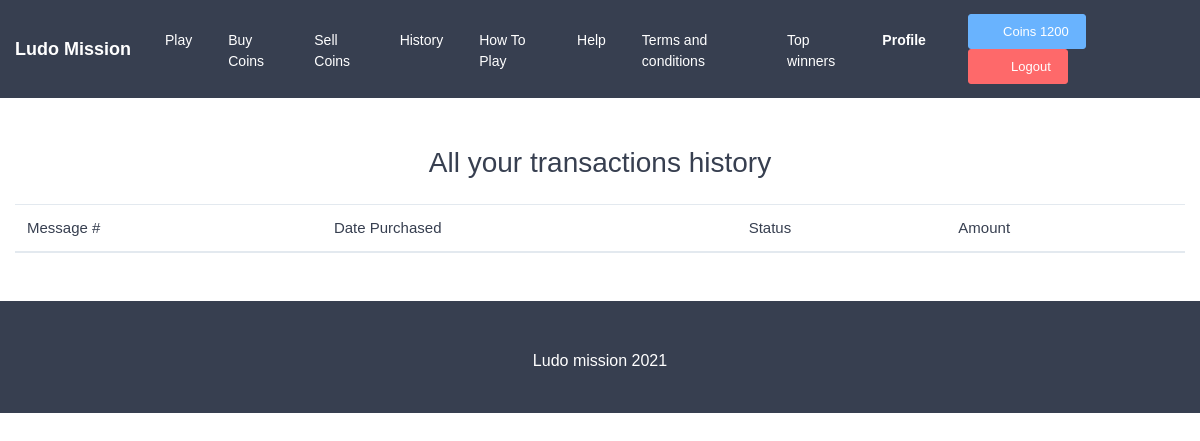
Before: /history (signed in) with the older database file.
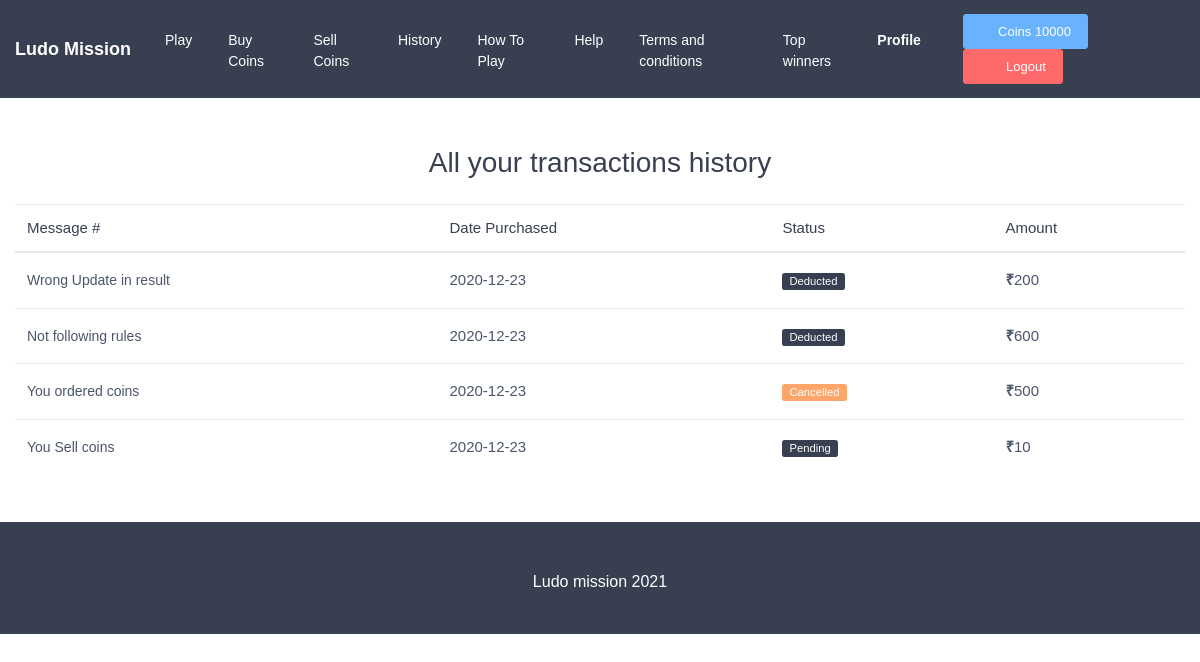
After: the same page with the newer database file.
### transaction/models.py (models this page shows, shortened)
class Penalty(models.Model):
    user = models.ForeignKey(User , on_delete=models.CASCADE)
    amount = models.IntegerField(default=0)
    reason = models.CharField(max_length=1000 , blank=True , null=True)
    created_at = models.DateTimeField(auto_now=True)

### home/views.py (the view, shortened to what this page needs)
# urls.py: path('history' , history , name="history"),
@login_required(login_url='/accounts/login/')
def history(request):
    if request.user.is_authenticated:
        set_coins(request)
    order_coins = OrderCoins.objects.filter(user = request.user)
    sell_coins = SellCoins.objects.filter(user = request.user)
    game_results = GameResult.objects.filter(user = request.user , game__is_over=True , game__status='OVER').exclude(result='PENDING')
    penalty = Penalty.objects.filter(user = request.user)
    results = []
    for p in penalty:
        result = {}
        result['amount'] = p.amount
        result['status'] = 'Deducted'
        result['message'] = p.reason
        result['created_at'] = str(p.created_at)[0:10]
        results.append(result)
    for order_coins in order_coins:
        result = {}
        result['amount'] = order_coins.amount
        if order_coins.status:
            result['status'] = 'Paid'
        else:
            result['status'] = 'Cancelled'
        result['message'] = 'You ordered coins'
        result['created_at'] = str(order_coins.created_at)[0:10]
        results.append(result)
    for sell_coin in sell_coins:
        result = {}
        result['amount'] = sell_coin.amount
        if sell_coin.is_paid:
            result['status'] = 'Paid'
        else:
            result['status'] = 'Pending'
        result['message'] = 'You Sell coins'
        result['created_at'] = str(sell_coin.created_at)[0:11]
        results.append(result)
    count = 0
    print(game_results)
    game_cron_job()
    history = sorted(results , key=lambda i:i ['created_at'])
    context = {'history' : history}
    return render(request , 'home/history.html' , context)

### game/helpers.py (called while the page is built, shortened)
def game_cron_job():
    games_obj = Game.objects.filter(status='RUNNING')

### home/helpers.py (called while the page is built)
def set_coins(request):
    profile = Profile.objects.filter(user=request.user).first()
    request.session['coins'] = profile.coins

### templates/home/history.html
{% extends "base.html" %}
{% block start %}
<div class="container mt-5">
    <h3 class="text-center mb-4">All your transactions history</h3>
<div class="table-responsive font-size-md">
    <table class="table table-hover mb-0">
      <thead>
        <tr>
          <th>Message #</th>
          <th>Date Purchased</th>
          <th>Status</th>
          <th>Amount</th>
        </tr>
      </thead>
      <tbody>
      {% for h in history %}
        <tr>
          <td class="py-3"><a class="nav-link-style font-weight-medium font-size-sm" href="#order-details" data-toggle="modal">{{h.message}}</a></td>
          <td class="py-3">{{h.created_at}}</td>
          <td class="py-3">
            {% if h.status == 'Won' %}
            <span class="badge badge-success m-0">{{h.status}}</span>
            {% elif h.status == 'Lost' %}
            <span class="badge badge-danger m-0">{{h.status}}</span>
            {% elif h.status == 'Cancelled' %}
            <span class="badge badge-warning m-0">{{h.status}}</span>
            {%  elif h.status == 'Paid' %}
            <span class="badge badge-success m-0">{{h.status}}</span>
            {%  else %}
            <span class="badge badge-dark m-0">{{h.status}}</span>
            {% endif %}
          </td>
          <td class="py-3"><b>₹</b>{{h.amount}}</td>
        </tr>
        {% endfor %}
      </tbody>
    </table>
  </div>
</div>
  {% endblock %}

Changed rows visible on the page:
added Penalty: message "Wrong Update in result"
added Penalty: message "Not following rules"
Other visible differences:
{{ request.session.coins }}: "1200" → "10000"
new list line: "2020-12-23 Deducted ₹ 200"
new list line: "2020-12-23 Deducted ₹ 600"
new list line: "You ordered coins 2020-12-23 Cancelled ₹ 500"
new list line: "You Sell coins 2020-12-23 Pending ₹ 10"
